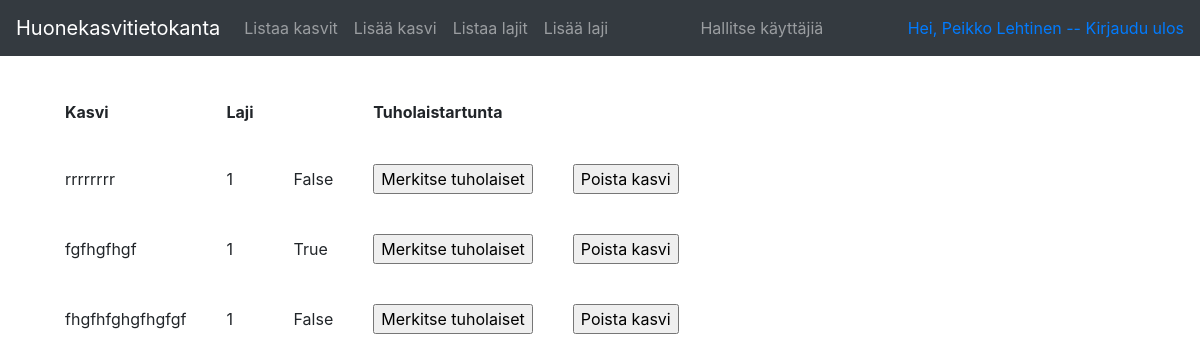
Page /plants (signed in) on the earlier database version.
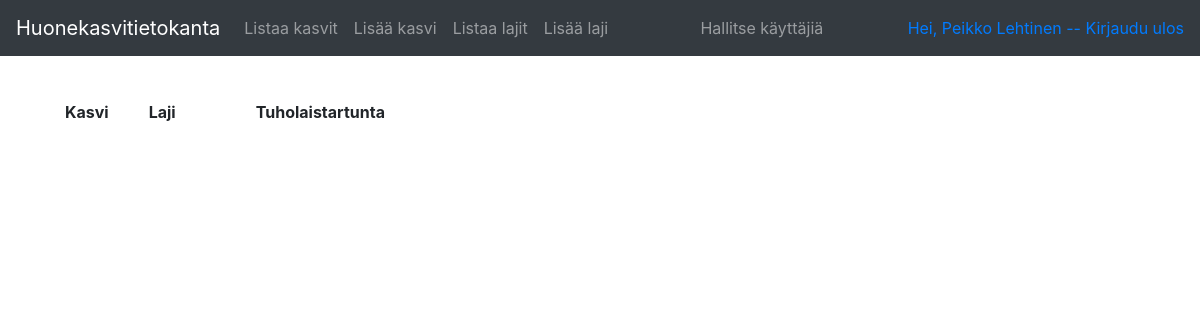
Same page on the later database version.
### application/plants/models.py (models this page shows, shortened)
class Plant(Base):
    pest = db.Column(db.Boolean, nullable=False)
    species_id = db.Column(db.Integer, db.ForeignKey('species.id'),
        nullable=True)
    account_id = db.Column(db.Integer, db.ForeignKey('account.id'),
                           nullable=False)

### application/plants/views.py (the view)
@app.route("/plants", methods=["GET"])
@login_required
def plants_index():
    return render_template("plants/list.html", plants = Plant.query.filter_by(account_id=current_user.id))

### application/__init__.py (called while the page is built)
@login_manager.user_loader
def load_user(user_id):
    return User.query.get(user_id)

### application/templates/plants/list.html
{% extends "layout.html" %}
{% block body %}
  <table cellpadding="20">
    <tr>
      <th>Kasvi</th>
      <th>Laji<th>
      <th>Tuholaistartunta</th>
    </tr>
    {% for plant in plants %}
    <tr>
      <td>{{ plant.name }}</td>
      <td>{{ plant.species_id }}</td>
      <td>{{ plant.pest }}</td>
      <td>
        <form method="POST" action="{{ url_for('plants_set_pest', plant_id=plant.id) }}">
          <input type="submit" value="Merkitse tuholaiset"/>
        </form>
            </td>
            <td>
                <form method="POST" action="{{ url_for('plants_delete', plant_id=plant.id) }}">
                  <input type="submit" value="Poista kasvi"/>
                </form>
                    </td>
    </tr>
    {% endfor %}
  </table>
{% endblock %}

Differences in the rows shown:
removed Plant: name "rrrrrrrr", species_id "1", pest "False"
removed Plant: name "fgfhgfhgf", species_id "1", pest "True"
removed Plant: name "fhgfhfghgfhgfgf", species_id "1", pest "False"
